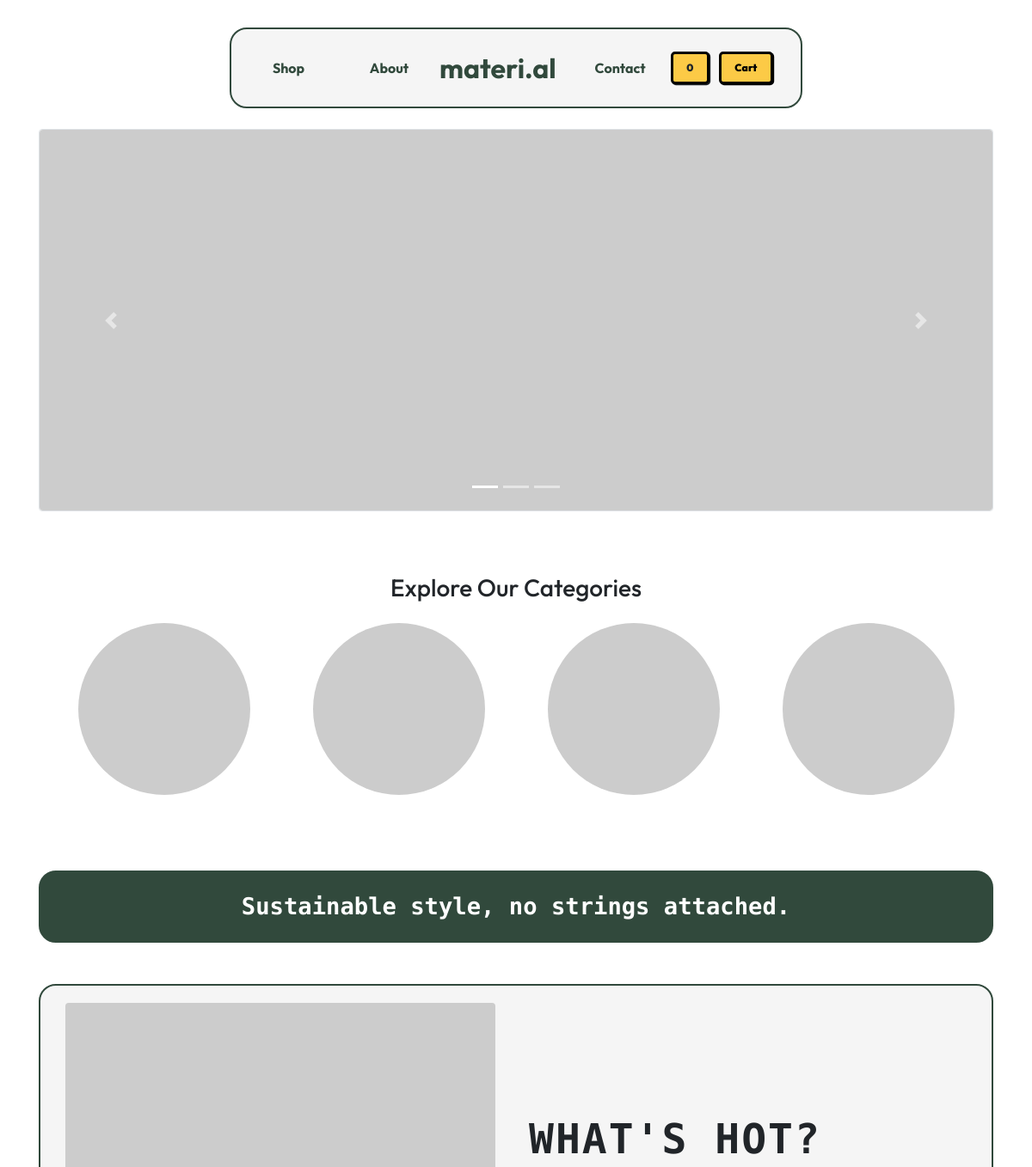
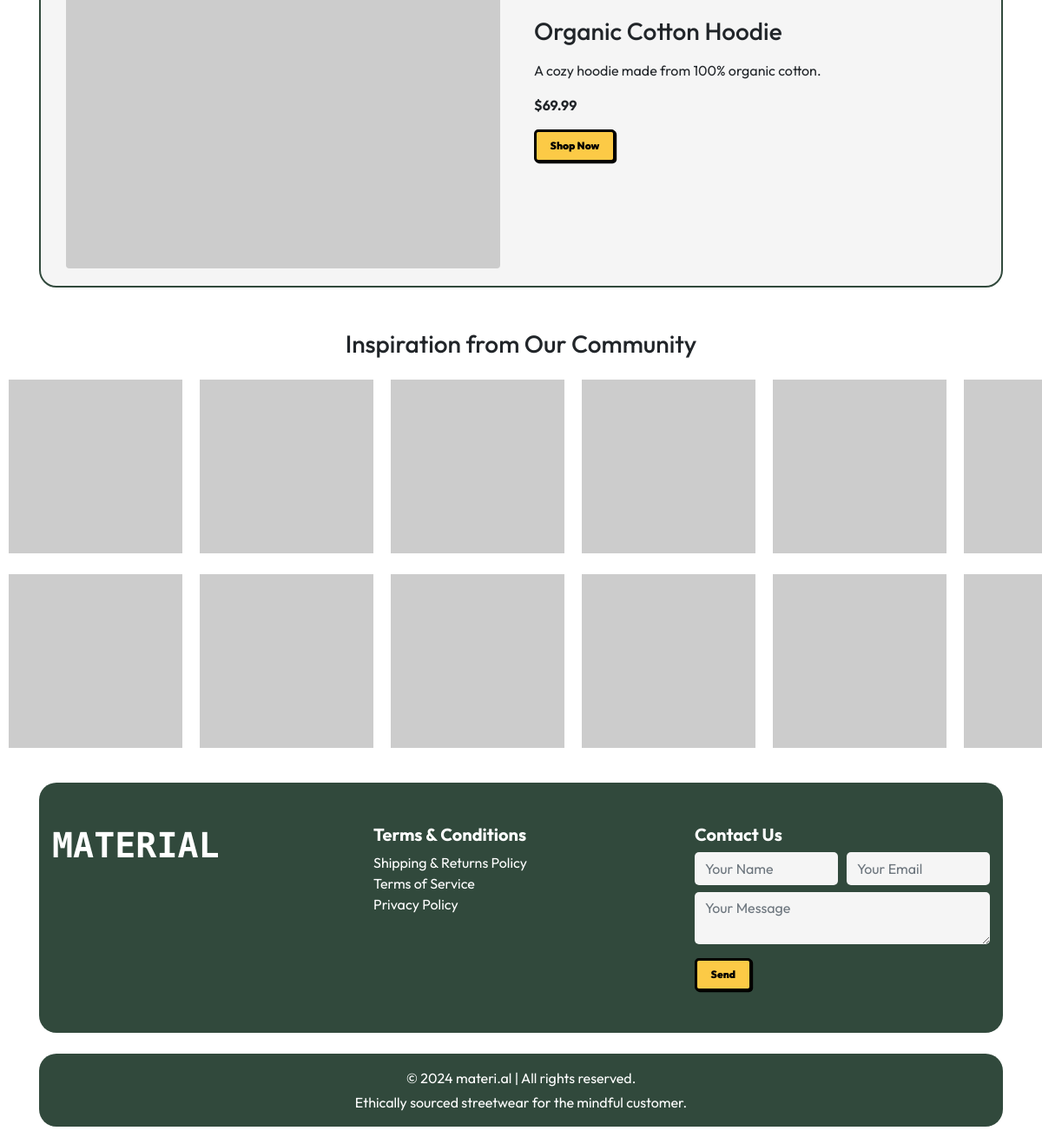
The page / on the database its author committed (2 pictures, top to bottom).
### models.py (models this page shows)
class Product(db.Model):
    id = db.Column(db.Integer, primary_key=True)
    name = db.Column(db.String(100), nullable=False)
    description = db.Column(db.Text)
    category = db.Column(db.String(50), nullable=False)
    price = db.Column(db.Float, nullable=False)
    stock = db.Column(db.Integer, default=0)
    brand = db.Column(db.String(100), nullable=True)
    sustainability_rating = db.Column(db.String(20), nullable=True)
    available_sizes = db.Column(db.String(200))
    image_url = db.Column(db.String(200))
    created_at = db.Column(db.DateTime, default=datetime.utcnow)
    images = db.relationship('ProductImage', backref='product', lazy=True)
    order_details = db.relationship('OrderDetail', backref='product', lazy=True)

### main.py (the view)
@app.route('/')
def index():
    products = Product.query.all()
    hot_product = Product.query.filter_by(name="Organic Cotton Hoodie").first()
    return render_template('index.html', products=products, hot_product=hot_product)

### templates/index.html (shortened to what this page needs)
{% extends "base.html" %}
{% block content %}
<div style="max-width:100%; margin:0 auto;">
  <div id="heroCarousel" class="carousel slide mb-5 border rounded" data-ride="carousel">
    <ol class="carousel-indicators">
      <li data-target="#heroCarousel" data-slide-to="0" class="active"></li>
      <li data-target="#heroCarousel" data-slide-to="1"></li>
      <li data-target="#heroCarousel" data-slide-to="2"></li>
    </ol>
    <div class="carousel-inner">
      <div class="carousel-item active">
        <img src="https://placehold.co/1500x600" class="d-block w-100 rounded" alt="Featured Image 1">
      </div>
    </div>
    <a class="carousel-control-prev" href="#heroCarousel" role="button" data-slide="prev">
      <span class="carousel-control-prev-icon" aria-hidden="true"></span>
    </a>
    <a class="carousel-control-next" href="#heroCarousel" role="button" data-slide="next">
      <span class="carousel-control-next-icon" aria-hidden="true"></span>
    </a>
  </div>
<div class="mb-5 p-4">
  <h3 class="text-center mb-4">Explore Our Categories</h3>
  <div class="row text-center">
      <div class="col-md-3 mb-3">
          <a href="{{ url_for('shop', category='Hoodies') }}" class="text-decoration-none">
              <div class="position-relative">
                  <img src="https://placehold.co/200x200" class="img-fluid rounded-circle" alt="Hoodies">
                  <span class="position-absolute top-50 start-50 translate-middle text-white fw-bold">Hoodies</span>
              </div>
          </a>
      </div>
      <div class="col-md-3 mb-3">
          <a href="{{ url_for('shop', category='Shirts') }}" class="text-decoration-none">
              <div class="position-relative">
                  <img src="https://placehold.co/200x200" class="img-fluid rounded-circle" alt="Shirts">
                  <span class="position-absolute top-50 start-50 translate-middle text-white fw-bold">Shirts</span>
              </div>
          </a>
      </div>
      <div class="col-md-3 mb-3">
          <a href="{{ url_for('shop', category='Pants') }}" class="text-decoration-none">
              <div class="position-relative">
                  <img src="https://placehold.co/200x200" class="img-fluid rounded-circle" alt="Pants">
                  <span class="position-absolute top-50 start-50 translate-middle text-white fw-bold">Pants</span>
              </div>
          </a>
      </div>
      <div class="col-md-3 mb-3">
          <a href="{{ url_for('shop', category='Accessories') }}" class="text-decoration-none">
              <div class="position-relative">
                  <img src="https://placehold.co/200x200" class="img-fluid rounded-circle" alt="Accessories">
                  <span class="position-absolute top-50 start-50 translate-middle text-white fw-bold">Accessories</span>
              </div>
          </a>
      </div>
  </div>
</div>
  <div class="text-center mb-5 p-4"
  style="border: 2px solid #31493C;
         border-radius: 20px;
         background: #31493C;">
<blockquote class="blockquote mb-0"
           style="font-family: 'Rubik Mono One', sans-serif;
                  color: white;
                  font-size: 1.7em;
                  line-height: 1.2;
                  font-weight: bold;">
 <p class="mb-0">Sustainable style, no strings attached.</p>
</blockquote>
</div>
<div class="mb-5" style="border: 2px solid #31493C; border-radius: 20px; padding: 20px; background: #F5F5F5;">
  <div class="row align-items-center">
      <div class="col-md-6 d-flex justify-content-center">
          <img src="{{ hot_product.image_url }}" class="img-fluid rounded" alt="{{ hot_product.name }}"
               style="width: 500px; height: 500px; object-fit: cover;">
      </div>
      <div class="col-md-6 d-flex flex-column justify-content-center">
          <div class="text-left mb-3"
               style="font-family: 'Rubik Mono One', sans-serif;
                      font-size: 3em;
                      font-weight: bold;
                      width: 100%;
                      text-transform: uppercase;
                      letter-spacing: 2px;">
              What's Hot?
          </div>
          <h3 class="mb-3">{{ hot_product.name }}</h3>
          <p>{{ hot_product.description }}</p>
          <p><strong>${{ hot_product.price }}</strong></p>
          <a href="{{ url_for('item_details', category=hot_product.category|lower, item_id=hot_product.id) }}">
              <button>Shop Now</button>
          </a>
      </div>
  </div>
</div>
</div>
<div class="container-fluid px-0 full-width-section">
  <h3 class="text-center mb-4">Inspiration from Our Community</h3>
  <div class="marquee-container">
    <div class="marquee-row top">
      <div class="marquee-content">
        <img src="https://placehold.co/200x200" alt="Social 1">
        <img src="https://placehold.co/200x200" alt="Social 2">
        <img src="https://placehold.co/200x200" alt="Social 3">
        <img src="https://placehold.co/200x200" alt="Social 4">
        <img src="https://placehold.co/200x200" alt="Social 5">
        <img src="https://placehold.co/200x200" alt="Social 6">
      </div>
    </div>
  </div>
  <div class="marquee-container mt-4">
    <div class="marquee-row bottom">
      <div class="marquee-content">
        <img src="https://placehold.co/200x200" alt="Social A">
        <img src="https://placehold.co/200x200" alt="Social B">
        <img src="https://placehold.co/200x200" alt="Social C">
        <img src="https://placehold.co/200x200" alt="Social D">
        <img src="https://placehold.co/200x200" alt="Social E">
        <img src="https://placehold.co/200x200" alt="Social F">
      </div>
    </div>
  </div>
</div>
<footer class="text-white py-5" style="background-color: #31493C; border-radius: 20px; margin-top: 40px;">
    <div class="container">
      <div class="row align-items-start">
        <div class="col-md-4">
          <h2 class="rubik-mono" style="font-size: 2.5em; font-weight: bold;">MATERIAL</h2>
        </div>
        <div class="col-md-4">
          <h5 style="font-weight: bold;">Terms & Conditions</h5>
          <ul class="list-unstyled">
            <li><a href="#" class="text-white text-decoration-none">Shipping & Returns Policy</a></li>
            <li><a href="#" class="text-white text-decoration-none">Terms of Service</a></li>
            <li><a href="#" class="text-white text-decoration-none">Privacy Policy</a></li>
          </ul>
        </div>
        <div class="col-md-4">
          <h5 style="font-weight: bold;">Contact Us</h5>
          <form>
            <div class="form-row mb-2">
              <div class="col">
                <input type="text" class="form-control" placeholder="Your Name" style="background: #F5F5F5; border: none; border-radius: 5px;" required>
              </div>
              <div class="col">
                <input type="email" class="form-control" placeholder="Your Email" style="background: #F5F5F5; border: none; border-radius: 5px;" required>
              </div>
            </div>
            <div class="form-group mb-3">
              <textarea class="form-control" rows="2" placeholder="Your Message" style="background: #F5F5F5; border: none; border-radius: 5px;" required></textarea>
            </div>
            <button>Send</button>
          </form>
        </div>
      </div>
    </div>
  </footer>
  <div class="container text-center py-3 mt-4" style="background-color: #31493C; border-radius: 20px; margin-bottom: 20px;">
    <p class="mb-1 text-white">© 2024 materi.al | All rights reserved.</p>
    <p class="mb-0 text-white">Ethically sourced streetwear for the mindful customer.</p>
  </div>
{% endblock %}

### templates/base.html (style rules this page uses)
body { font-family: 'Outfit', sans-serif; }
.rubik-mono { font-family: 'Rubik Mono One', sans-serif; }
button { background: #FCCA46; font-family: inherit; padding: 0.6em 1.3em; font-weight: 900; font-size: 12px; border: 3px solid black; border-radius: 0.4em; box-shadow: 0.1em 0.1em; cursor: pointer; }

### templates/index.html (style rules this page uses)
button { background: #FCCA46; font-family: inherit; padding: 0.6em 1.3em; font-weight: 900; font-size: 12px; border: 3px solid black; border-radius: 0.4em; box-shadow: 0.1em 0.1em; cursor: pointer; }
.full-width-section { width: 100vw; margin-left: calc((100vw - 100%) / 2 * -1); margin-right: calc((100vw - 100%) / 2 * -1); }
.marquee-container { overflow: hidden; position: relative; width: 100vw; background: #fff; }
.marquee-row { display: flex; align-items: center; white-space: nowrap; height: 200px; position: relative; }
.marquee-row .marquee-content { display: inline-flex; }
.marquee-row img { width: 200px; height: 200px; object-fit: cover; margin: 0 10px; }
.marquee-row.top .marquee-content { animation: marquee-left 30s linear infinite; }
.marquee-row.bottom .marquee-content { animation: marquee-right 30s linear infinite; }

### rows shown on the page
Product: name "Organic Cotton Hoodie", description "A cozy hoodie made from 100% organic cotton.", price "69.99"
